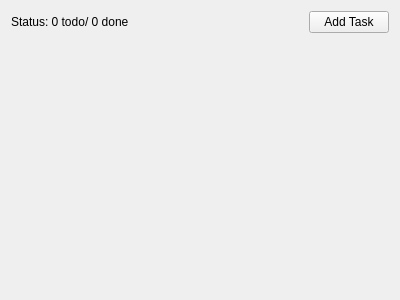
<?xml version="1.0" encoding="UTF-8"?>
<ui version="4.0">
 <class>MainWindow</class>
 <widget class="QMainWindow" name="MainWindow">
  <property name="geometry">
   <rect>
    <x>0</x>
    <y>0</y>
    <width>400</width>
    <height>300</height>
   </rect>
  </property>
  <property name="windowTitle">
   <string>Todo</string>
  </property>
  <widget class="QWidget" name="centralWidget">
   <layout class="QVBoxLayout" name="verticalLayout_2">
    <item>
     <layout class="QHBoxLayout" name="horizontalLayout">
      <item>
       <widget class="QLabel" name="statusLabel">
        <property name="text">
         <string>Status: 0 todo/ 0 done</string>
        </property>
       </widget>
      </item>
      <item>
       <spacer name="horizontalSpacer">
        <property name="orientation">
         <enum>Qt::Horizontal</enum>
        </property>
        <property name="sizeHint" stdset="0">
         <size>
          <width>40</width>
          <height>20</height>
         </size>
        </property>
       </spacer>
      </item>
      <item>
       <widget class="QPushButton" name="addTaskButton">
        <property name="text">
         <string>Add Task</string>
        </property>
       </widget>
      </item>
     </layout>
    </item>
    <item>
     <layout class="QVBoxLayout" name="tasksLayout"/>
    </item>
    <item>
     <spacer name="verticalSpacer">
      <property name="orientation">
       <enum>Qt::Vertical</enum>
      </property>
      <property name="sizeHint" stdset="0">
       <size>
        <width>20</width>
        <height>40</height>
       </size>
      </property>
     </spacer>
    </item>
   </layout>
  </widget>
 </widget>
 <layoutdefault spacing="6" margin="11"/>
 <resources/>
 <connections/>
</ui>
